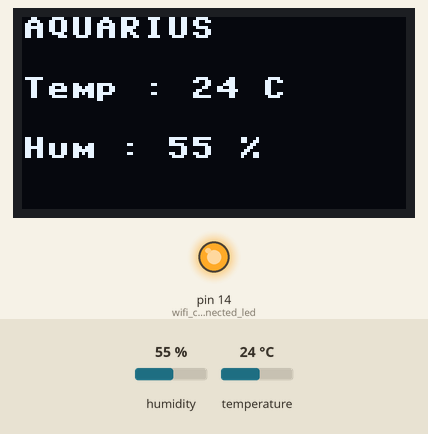
Simulated run of this program. Board: MicroPython board. Parts: 128×64 one-colour display, output pins drawn as LEDs (lit = HIGH). The inputs (shaded band) are chosen by the test bench; at power-on: humidity 55 %, temperature 24 °C. WiFi joins after 1.5 s; web requests get an empty 200 reply after 0.4 s; library files of the repository ran but are not shown: secrets.py; what the program prints to the serial console is not drawn.

Above: at 2.7 s.
2.8 s: humidity set to 22 %
At 8.0 s:
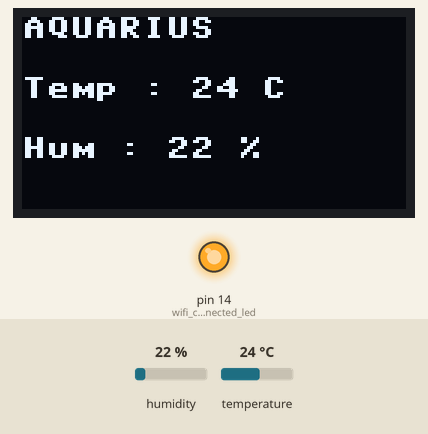
8.9 s: temperature set to 12 °C
At 13.5 s:
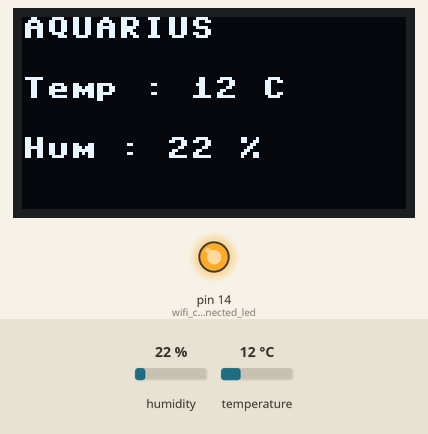
15.0 s: humidity set to 40 %
At 19.1 s:
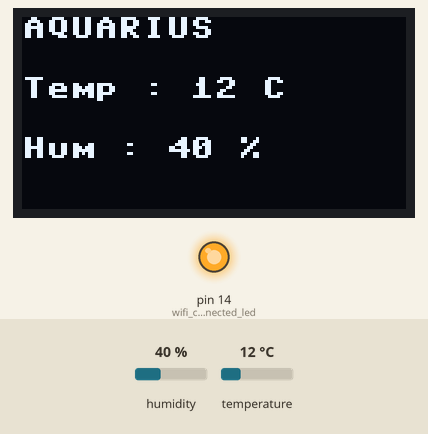
21.1 s: temperature set to 19 °C
Timing chart, 0 to 24.1 s (numbered marks = the images above; inputs shaded):
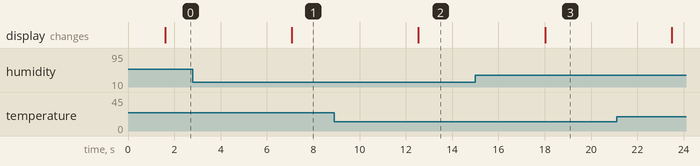

Measured:
- after the input at 2.8 s, the display: changes after 4.3 s (image 1)
- after the input at 8.9 s, the display: changes after 3.6 s (image 2)
- after the input at 15.0 s, the display: changes after 3.0 s (image 3)

The program:

influxdbworking.py
```python
#Library
import urequests
import utime
from machine import Pin, I2C
from ssd1306 import SSD1306_I2C
import dht


#setup
wifi_connected_led=Pin(14,Pin.OUT)
i2c=I2C(0, scl = Pin(17), sda = Pin(16), freq=400000)
WIDTH = 128
HEIGHT = 64
display = SSD1306_I2C(WIDTH, HEIGHT, i2c)
sensor = dht.DHT11(Pin(15))

#search for wifi
import connectedtowifi
wifi_connected_led.on()


print('wifi found. ready to transmit data')

# Sensor data
pressure=120  #fictitious data because there is no pressure sensor in this project
locality = "StudyRoom"   #Location of the dht sensor
measurement="Aquarius2"  #Name of Table in database weather
url = 'http://192.168.10.131:8086/write?db=weather'   #influx daemon on windows
#url = 'http://192.168.10.135:8086/write?db=weather'  #influx daemon on rpi

while True:
    sensor.measure()
    temperature = sensor.temperature()
    humidity = sensor.humidity()


    display.fill(0)
    display.show()
    display.text("AQUARIUS",0,0)
    strTemp=f"Temp : {temperature} C"
    display.text(strTemp,0,20)
    strHumidity=f"Hum : {humidity} %"
    display.text(strHumidity,0,40)
    display.show()


    #data = f"{measurement},location={locality}-{strLocalTime} temp={temperature},humidity={humidity},pressure={pressure},eventtime={strLocalTime} {timestamp}"
    data = f"{measurement},location={locality} temp={temperature},humidity={humidity},pressure={pressure} "
    print('data',data)
    response = urequests.post(url, data=data)

    # Print response
    print(response.status_code)
    print(response.text)

    # Close connection
    response.close()

    utime.sleep(5) #sampling time for dht11
```

connectedtowifi.py
```python
#Library
from machine import Pin
from time import sleep
import network
import secrets

#setup
cred=secrets.cred

wlan = network.WLAN(network.STA_IF)
wlan.active(True)

def connecting(ssid,pwd):
    print('connecting to ',ssid,pwd)
    wlan.connect(ssid, pwd)
    tries=0
    successful=False
    ip_address=""
    while tries <= 300000:  #this counter go give wlan enough time to find ssid
        tries += 1
        if wlan.isconnected():
            print('Connected to ' , wlan.ifconfig())
            successful=True
            ip_address=wlan.ifconfig()[0]
            break
    return successful, ip_address

wifi_successfully_connected=False
while wifi_successfully_connected == False:
    for x in range(0,len(cred)):
        connected, ip = connecting(cred[x][0], cred[x][1])
        print(ip)
        if ip!="":
            print('connected to ',ip)
            wifi_successfully_connected=True
            break
```
